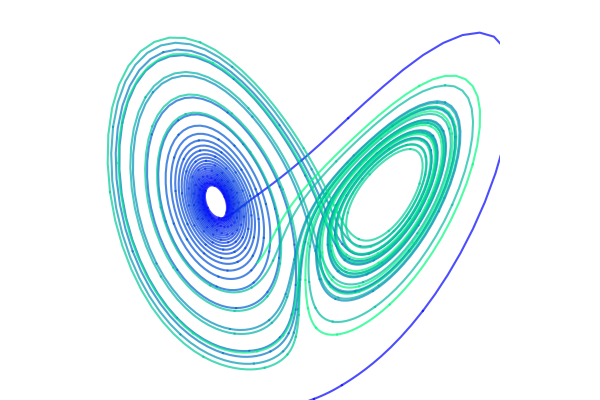

Here is the Python script that generated this plot:
# -*- coding: utf-8 -*-
"""
Created on Sat Jun  4 18:36:30 2022

@author: jgrel
"""

import numpy as np
from scipy.integrate import solve_ivp
import matplotlib.pyplot as plt
from mpl_toolkits.mplot3d import Axes3D

DPI =100

# Lorenz paramters and initial conditions.
sigma, beta, rho = 10, 2.667, 28
u0, v0, w0 = 0, 0.1, 0.1

# Maximum time point and total number of time points.
tmax, n = 42, 4200

def lorenz(t, X, sigma, beta, rho):
    """The Lorenz equations."""
    u, v, w = X
    up = -sigma*(u - v)
    vp = rho*u - v - u*w
    wp = -beta*w + u*v
    return up, vp, wp

# Integrate the Lorenz equations.
soln = solve_ivp(lorenz, (0, tmax), (u0, v0, w0), args=(sigma, beta, rho),
                 dense_output=True)
# Interpolate solution onto the time grid, t.
t = np.linspace(0, tmax, n)
x, y, z = soln.sol(t)

# Plot the Lorenz attractor using a Matplotlib 3D projection.
fig = plt.figure(facecolor='w')




ax = fig.gca(projection='3d')
ax.set_facecolor('w')
fig.subplots_adjust(left=0, right=1, bottom=0, top=1)



# Make the line multi-coloured by plotting it in segments of length s which
# change in colour across the whole time series.
s = 10
cmap = plt.cm.winter
for i in range(0,n-s,s):
    ax.plot(x[i:i+s+1], y[i:i+s+1], z[i:i+s+1], color=cmap(i/n), alpha=0.7)

# Remove all the axis clutter, leaving just the curve.
ax.set_axis_off()

ax.set_xlim(-15, 15)
ax.set_ylim(-20, 23)
ax.set_zlim(17, 37)
#fig.tight_layout()
plt.savefig('lorenz.png', dpi=DPI)
plt.show()